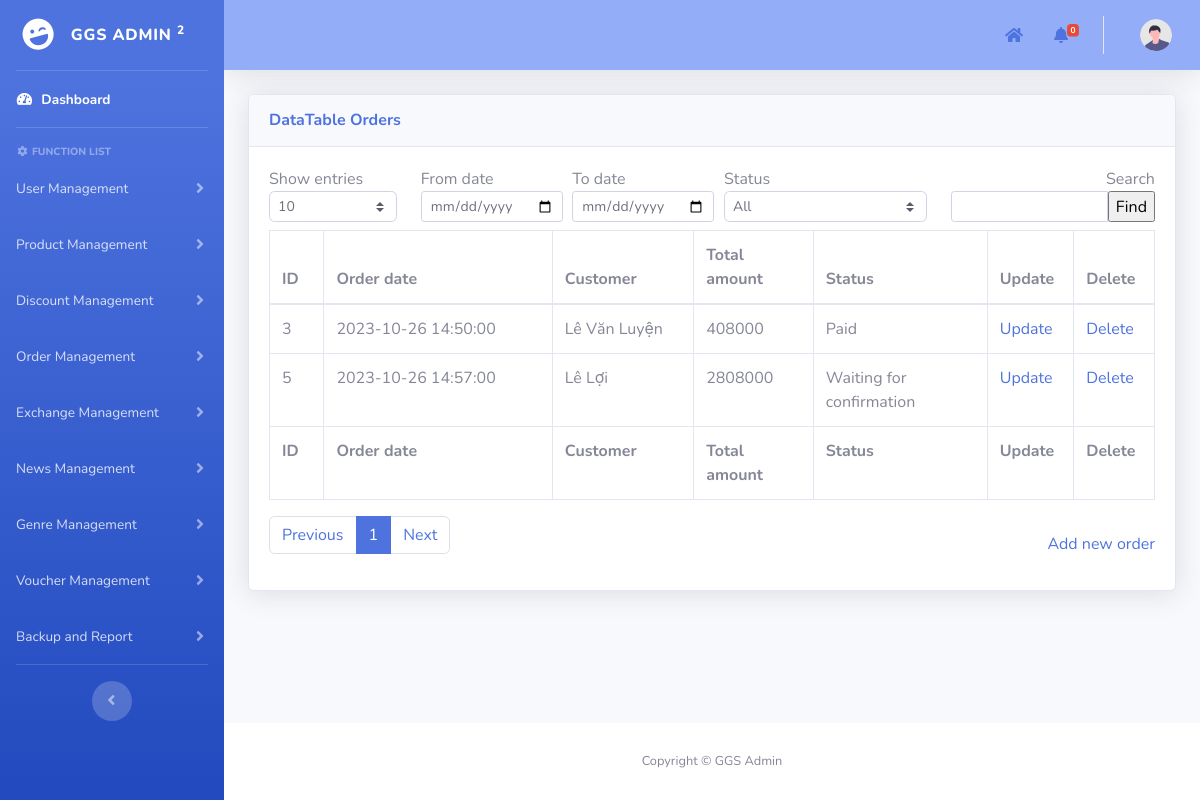
The page /admin/pages/orderManagement/orders_management.php on the database as committed earlier.
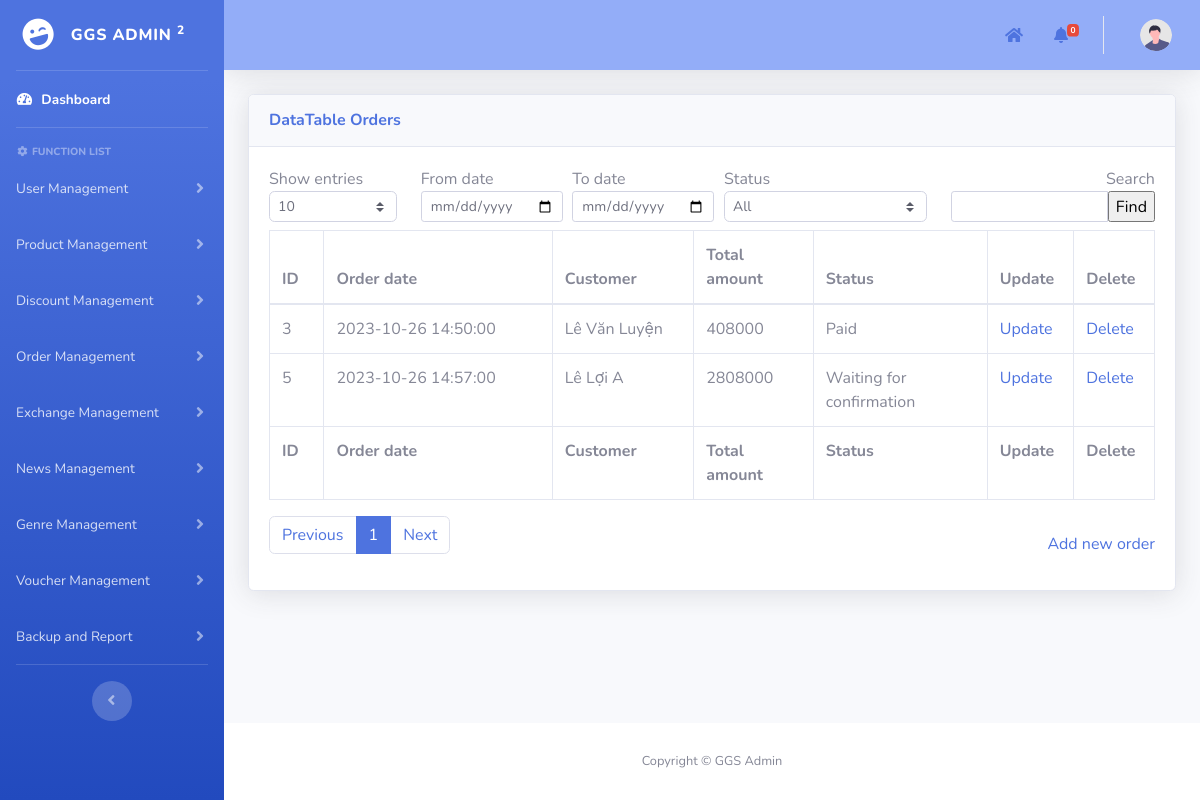
The same page on the database as committed later.
### tables this page shows
CREATE TABLE `orders` (
  `id` int(11) NOT NULL AUTO_INCREMENT,
  `customer_id` int(11) NOT NULL,
  `order_date` datetime NOT NULL,
  `total_amount` int(11) NOT NULL,
  `address` varchar(500) NOT NULL,
  `status` enum('Waiting for confirmation','Waiting for delivery','Paid','Cancelled') DEFAULT NULL,
  PRIMARY KEY (`id`),
  KEY `orders_ibfk_1` (`customer_id`),
  CONSTRAINT `orders_ibfk_1` FOREIGN KEY (`customer_id`) REFERENCES `users` (`id`) ON DELETE CASCADE ON UPDATE CASCADE
);

CREATE TABLE `users` (
  `id` int(11) NOT NULL AUTO_INCREMENT,
  `username` varchar(50) NOT NULL,
  `password` varchar(100) NOT NULL,
  `role` enum('user','manufacturer','developer') NOT NULL,
  `full_name` varchar(60) NOT NULL,
  `phone_number` varchar(10) NOT NULL,
  `email` varchar(100) NOT NULL,
  `Gcoin` int(11) NOT NULL DEFAULT 0,
  `locked_until` date DEFAULT NULL,
  `login_attempts` int(11) NOT NULL,
  `lastest_login` date NOT NULL DEFAULT '1900-01-01',
  PRIMARY KEY (`id`)
);

### admin/pages/add_template.php (called while the page is built, shortened)
<?php
include("../template/template.php");
?>

### admin/pages/orderManagement/orders_management.php (the view, shortened to what the changed rows need)
<?php
include("../add_template.php");
function main()
{
    include("../../../mod/database_connection.php");
    $search = isset($_POST["search"]) ? $_POST["search"] : "";
    $show_entries = isset($_POST["show_entries"]) ? $_POST["show_entries"] : 10;
    $from_date = isset($_POST["from_date"]) ? $_POST["from_date"] : "";
    $to_date = isset($_POST["to_date"]) ? $_POST["to_date"] : "";
    if (isset($_GET['page'])) {
        $page = $_GET['page'];
    } else {
        $page = 1;
    }
    if ($page == 1) {
        $begin = 0;
    } else {
        $begin = ($page * $show_entries) - $show_entries;
    }
    $query = "SELECT o.id,o.order_date,u.full_name,o.total_amount,o.status FROM orders o, users u
    WHERE u.id = o.customer_id AND u.full_name LIKE ? ";
    $params = array("%" . $search . "%");
    $query .= "LIMIT ?, ?";
    $params[] = $begin;
    $params[] = $show_entries;
    $stmt = $conn->prepare($query);
    $stmt->bind_param(str_repeat("s", count($params)), ...$params);
    if (!$stmt->execute()) {
        die("Execute failed: " . $stmt->error);
    }
    $result = $stmt->get_result();
    ?>
    <div class="container-fluid">
        <form method="post" name="frmDataDiscount">
            <div class="card shadow mb-4">
                <div class="card-body">
                    <div class="table-responsive">
                        <div id="dataTable_wrapper" class="dataTables_wrapper dt-bootstrap4">
                            <div id="table_data_return">
                                <div class="row">
                                    <div class="col-sm-12">
                                        <table class="table table-bordered dataTable" id="dataTable" width="100%"
                                            cellspacing="0" role="grid" aria-describedby="dataTable_info"
                                            style="width: 100%;">
                                            <thead>
                                                <tr role="row">
                                                    <th class="sorting sorting_asc" tabindex="0" aria-controls="dataTable"
                                                        rowspan="1" colspan="1" aria-sort="ascending"
                                                        aria-label="ID: activate to sort column descending"
                                                        style="width: 50px;">
                                                        ID
                                                    </th>
                                                    <th class="sorting" tabindex="0" aria-controls="dataTable" rowspan="1"
                                                        colspan="1"
                                                        aria-label="Order date: activate to sort column ascending"
                                                        style="width: 210px;">
                                                        Order date</th>
                                                    <th class="sorting" tabindex="0" aria-controls="dataTable" rowspan="1"
                                                        colspan="1" style="width: 130px;"
                                                        aria-label="Customer: activate to sort column ascending"
                                                        style="width: 150px;">
                                                        Customer
                                                    </th>
                                                    <th class="sorting" tabindex="0" aria-controls="dataTable" rowspan="1"
                                                        colspan="1"
                                                        aria-label="Total amount: activate to sort column ascending"
                                                        style="width: 110px;">
                                                        Total amount
                                                    </th>
                                                    <th class="sorting" tabindex="0" aria-controls="dataTable" rowspan="1"
                                                        colspan="1" aria-label="Status: activate to sort column ascending"
                                                        style="width: 160px;">
                                                        Status</th>
                                                    <th class="sorting" tabindex="0" aria-controls="dataTable" rowspan="1"
                                                        colspan="1" aria-label="Age: activate to sort column ascending"
                                                        style="width: 70px;">Update
                                                    </th>
                                                    <th class="sorting" tabindex="0" aria-controls="dataTable" rowspan="1"
                                                        colspan="1" aria-label="Age: activate to sort column ascending"
                                                        style="width: 70px;">Delete
                                                    </th>
                                                </tr>
                                            </thead>
                                            <tfoot>
                                                <tr>
                                                    <th rowspan="1" colspan="1">ID</th>
                                                    <th rowspan="1" colspan="1">Order date</th>
                                                    <th rowspan="1" colspan="1">Customer</th>
                                                    <th rowspan="1" colspan="1">Total amount</th>
                                                    <th rowspan="1" colspan="1">Status</th>
                                                    <th rowspan="1" colspan="1">Update</th>
                                                    <th rowspan="1" colspan="1">Delete</th>
                                                </tr>
                                            </tfoot>
                                            <tbody>
                                                <?php
                                                if ($from_date != "" && $to_date != "" && $from_date > $to_date) {
                                                    echo '<td></td><td style="border: none;">Error: Start date must be greater than end date</td>';
                                                } else {
                                                    if ($result->num_rows > 0) {
                                                        while ($row = $result->fetch_assoc()) { ?>
                                                            <tr>
                                                                <td>
                                                                    <?php echo $row['id']; ?>
                                                                </td>
                                                                <td>
                                                                    <?php echo $row['order_date']; ?>
                                                                </td>
                                                                <td>
                                                                    <?php echo $row['full_name']; ?>
                                                                </td>
                                                                <td>
                                                                    <?php echo $row['total_amount']; ?>
                                                                </td>
                                                                <td>
                                                                    <?php echo $row['status']; ?>
                                                                </td>
                                                                <td><a href="update_order.php?id=<?php echo $row['id']; ?>">Update</a>
                                                                </td>
                                                                <td><a
                                                                        href="javascript:deleteItem(<?php echo $row['id']; ?>)">Delete</a>
                                                                </td>
                                                            </tr>
                                                            <?php
                                                        }
                                                    } else {
                                                        echo '<td style="border: none;">No results found.</td>';
                                                    }
                                                }
                                                ?>
                                            </tbody>
                                        </table>
                                    </div>
                                </div>
                            </div>
                        </div>
                    </div>
                </div>
            </div>
        </form>
    </div>
<?php }
?>

Rows that differ between the two databases and show on the page:
changed through a linked row, orders "Waiting for confirmation": customer.full_name "Lê Lợi" → "Lê Lợi A"
